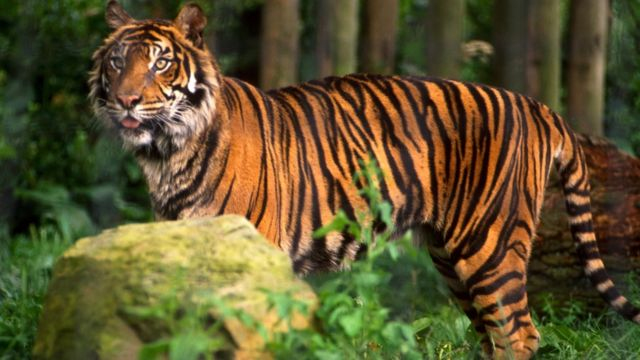
#> input picture img/tigre_2.jpg, 640 x 360 px
$ python e03_filtering.py
#> lines starting #> are read from the running program, lines starting #| are printed output that depends on the picture
#!/usr/bin/env python3
import cv2 as cv
import numpy as np

# Se lee la imagen
img = cv.imread("img/tigre_2.jpg")
#> img is the input picture: shape (360, 640, 3); mean B, G, R 46.1, 83.6, 94.4

# Obtenemos su forma
fil, col, ch = img.shape
#> fil = 360; col = 640; ch = 3

# Blurring
#kernel = (1/9) * np.array([[ 1.,  1., 1.],
#                           [ 1.,  1., 1.],
#                           [ 1.,  1., 1.]])

#kernel = [[ 0.,  1., 0.],
#          [ 1., -4., 1.],
#          [ 0.,  1., 0.]]

# Sharpening
#kernel = [[ 0., -1., 0.],
#          [-1.,  5.,-1.],
#          [ 0., -1., 0.]]

kernel = [[ 0.,  0., 0.],
          [ 0.,  1., 0.],
          [ 0.,  0., 0.]]

#img_gray = 0.2989 * img_R + 0.5870 * img_G + 0.1140 * img_B
#img_gray = img_gray.astype('uint8')
img_gray = cv.cvtColor(img, cv.COLOR_BGR2GRAY)
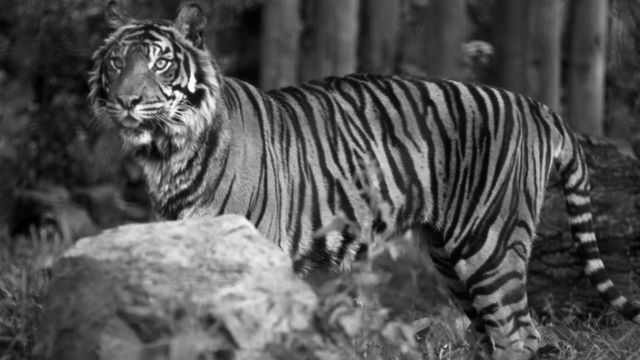
#> img_gray: shape (360, 640); min 0, max 255, mean 82.6
img_float = img_gray.astype('float')
img_filtrada = np.zeros(shape=(fil,col), dtype='float')

for m in range(1,fil-1):
    for n in range(1,col-1):
        aux = 0.0
        for k in range(3):
            for l in range(3):
                aux += kernel[k][l] * img_float[m+k-1][n+l-1]
        img_filtrada[m][n] = aux

img_filtrada = img_filtrada.astype('uint8')

cv.imshow("Original", img_gray)
cv.imshow("Filtrada", img_filtrada)

while True:
    # Leemos del teclado
    key = cv.waitKey(1000)
#> (key q is pressed here)
    # Verificamos si la ventana es visible
    win =  cv.getWindowProperty('Original', cv.WND_PROP_VISIBLE)

    # si se preciona la tecla ESC
    if key == 27 or key == ord("q") or win < 1.0:
        break

cv.destroyAllWindows()

$ run again, with img/monedas.jpg copied over img/tigre_2.jpg
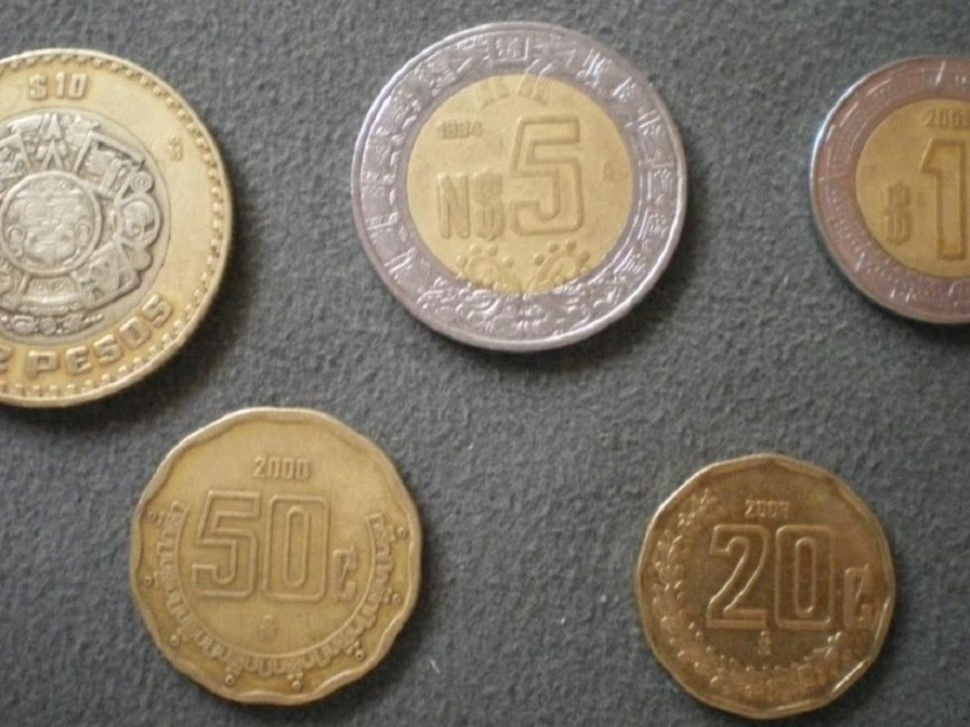
#> input picture img/monedas.jpg, 970 x 727 px, shrunk from 1200 x 900 before the run
#> img is the input picture: shape (727, 970, 3); mean B, G, R 102.1, 117.7, 127.2
#> `img_gray = cv.cvtColor(img, cv.COLOR_BGR2GRAY)`:
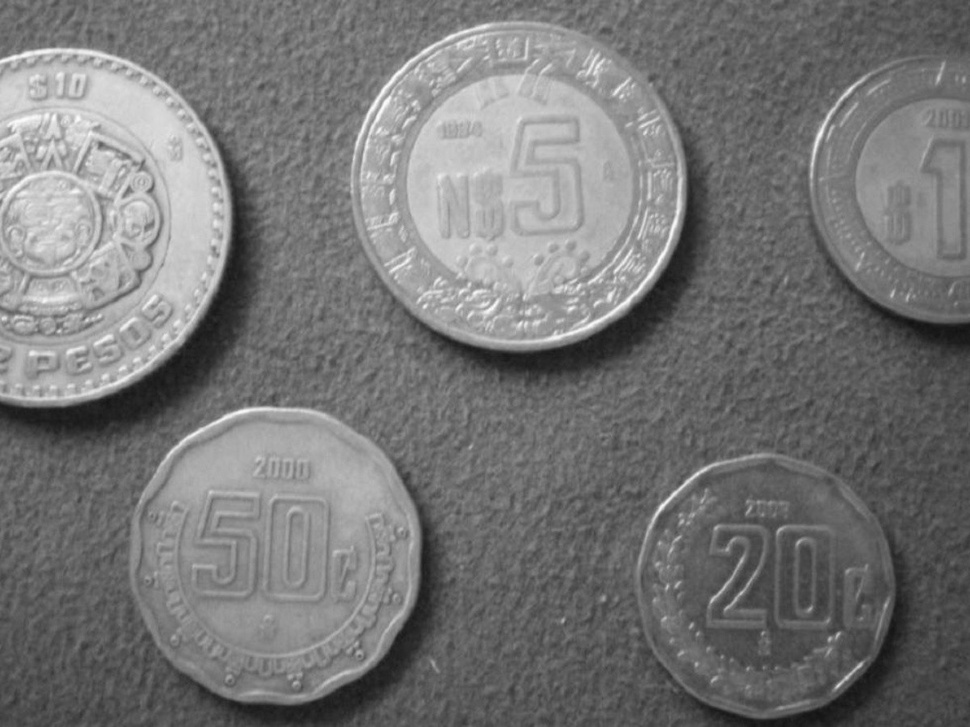
#> img_gray: shape (727, 970); min 18, max 254, mean 118.8
